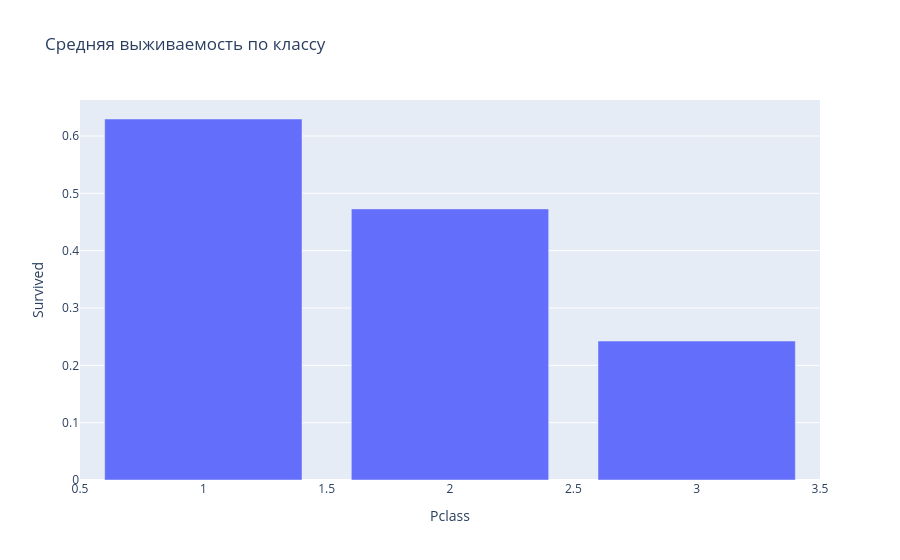

The code cell stored with this chart in its notebook:
### Code cell
fig = px.bar(df.groupby('Pclass')['Survived'].mean().reset_index(), x='Pclass', y='Survived', title='Средняя выживаемость по классу')
fig.show()

### Figure 1 — Plotly figure (JSON) as saved in the notebook; plotly's stock layout.template omitted (floating-point values rounded to 4 significant figures)
{"data": [{"hovertemplate": "Pclass=%{x}<br>Survived=%{y}<extra></extra>", "legendgroup": "", "marker": {"color": "#636efa", "pattern": {"shape": ""}}, "name": "", "orientation": "v", "showlegend": false, "textposition": "auto", "type": "bar", "x": [1, 2, 3], "xaxis": "x", "y": [0.6296, 0.4728, 0.2424], "yaxis": "y"}], "layout": {"barmode": "relative", "legend": {"tracegroupgap": 0}, "title": {"text": "Средняя выживаемость по классу"}, "xaxis": {"anchor": "y", "domain": [0, 1], "title": {"text": "Pclass"}}, "yaxis": {"anchor": "x", "domain": [0, 1], "title": {"text": "Survived"}}}}
